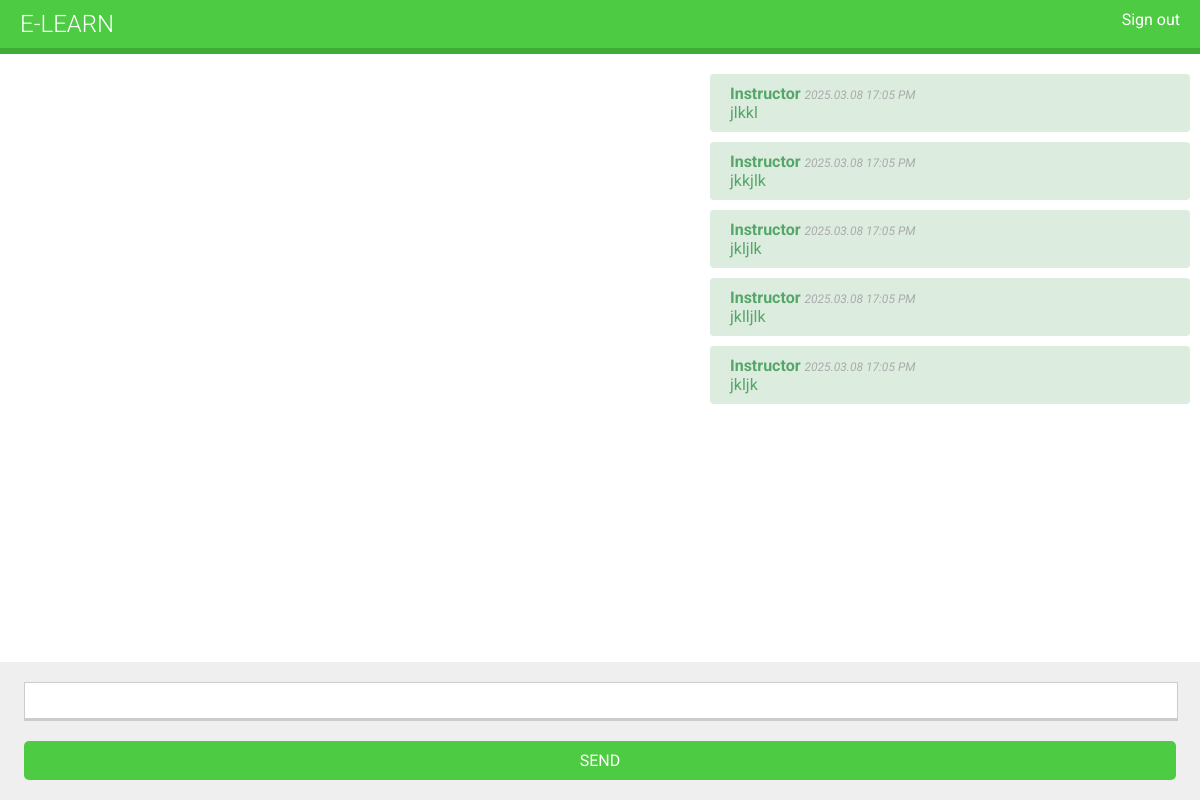
Page /chat/room/2 (signed in) on the committed database.
### chat/models.py (models this page shows, shortened)
class Message(models.Model):
    user = models.ForeignKey(
        settings.AUTH_USER_MODEL,
        on_delete=models.PROTECT,
        related_name='chat_messages',
        null=True,
       blank=True,
    )
    course = models.ForeignKey(
        'courses.Course',
        on_delete=models.PROTECT,
        related_name='chat_messages',
        null=True,
        blank=True,
    )
    content = models.TextField()
    sent_on = models.DateTimeField(auto_now_add=True)

### chat/views.py (the view)
@login_required
def course_chat_room(request,course_id):
    try:
     course=request.user.courses_joined.get(id=course_id)
    except Course.DoesNotExist:
     return HttpResponseForbidden()
    latest_messages = course.chat_messages.select_related('user').order_by('-id')[:5]
    latest_messages = reversed(latest_messages)
    return render(request, 'chat/room.html', {'course': course,'latest_messages':latest_messages})

### chat/templates/chat/room.html (shortened to what this page needs)
{% extends "base.html" %}
{% block content %}
<div id="chat">
    {% for message in latest_messages %}
    <div class="message {% if message.user == request.user %}me{% else %}
    other{% endif %}">
    <strong>{{ message.user.username }}</strong>
    <span class="date">
    {{ message.sent_on|date:"Y.m.d H:i A" }}
    </span>
    <br>
    {{ message.content }}
    </div>
    {% endfor %}
</div>
<div id="chat-input">
<input id="chat-message-input" type="text">
<input id="chat-message-submit" type="submit" value="Send">
</div>
{% endblock %}

### courses/static/css/base.css (style rules this page uses)
body { margin:0; font-family:'Roboto', sans-serif; font-weight:400; color:#333; box-sizing: border-box; overflow-x: hidden; }
input, select, textarea { border:1px solid #ccc; border-bottom:3px solid #ccc; padding:8px 12px; font-size:16px; font-family:'Roboto', sans-serif; float:left; clear:both; width:300px; }
input[type=submit], a.button { border-radius:5px; background:#4dcc43; color:#fff; font-size:16px; text-transform:uppercase; border:none; padding:10px 20px; margin:20px 0; }
#chat { top: 64px; bottom:0; position:fixed; width:100%; overflow-y:scroll; padding-bottom:150px; }
#chat .message { background:#efefef; padding:10px 20px; border-radius:4px; width:auto; display:inline; float:left; margin:10px 10px 0; min-width:440px; clear:both; }
#chat .message.me { display:inline; float:right; background:#DCEDE0; color:#56A668; }
#chat .date { color:#aaa; font-style:italic; font-size:12px; }
#chat-input { position:absolute; bottom:0; background:#efefef; width:100%; padding-top:20px; }
#chat-input input { width:96%; position:left; float:left; display:inline; margin-left:2%; margin-right:2%; padding-left:0; padding-right:0; }

### rows in the picture
Message: user.username "Instructor", sent_on "2025.03.08 17:05 PM", content "jlkkl"
Message: user.username "Instructor", sent_on "2025.03.08 17:05 PM", content "jkkjlk"
Message: user.username "Instructor", sent_on "2025.03.08 17:05 PM", content "jkljlk"
Message: user.username "Instructor", sent_on "2025.03.08 17:05 PM", content "jklljlk"
Message: user.username "Instructor", sent_on "2025.03.08 17:05 PM", content "jkljk"
